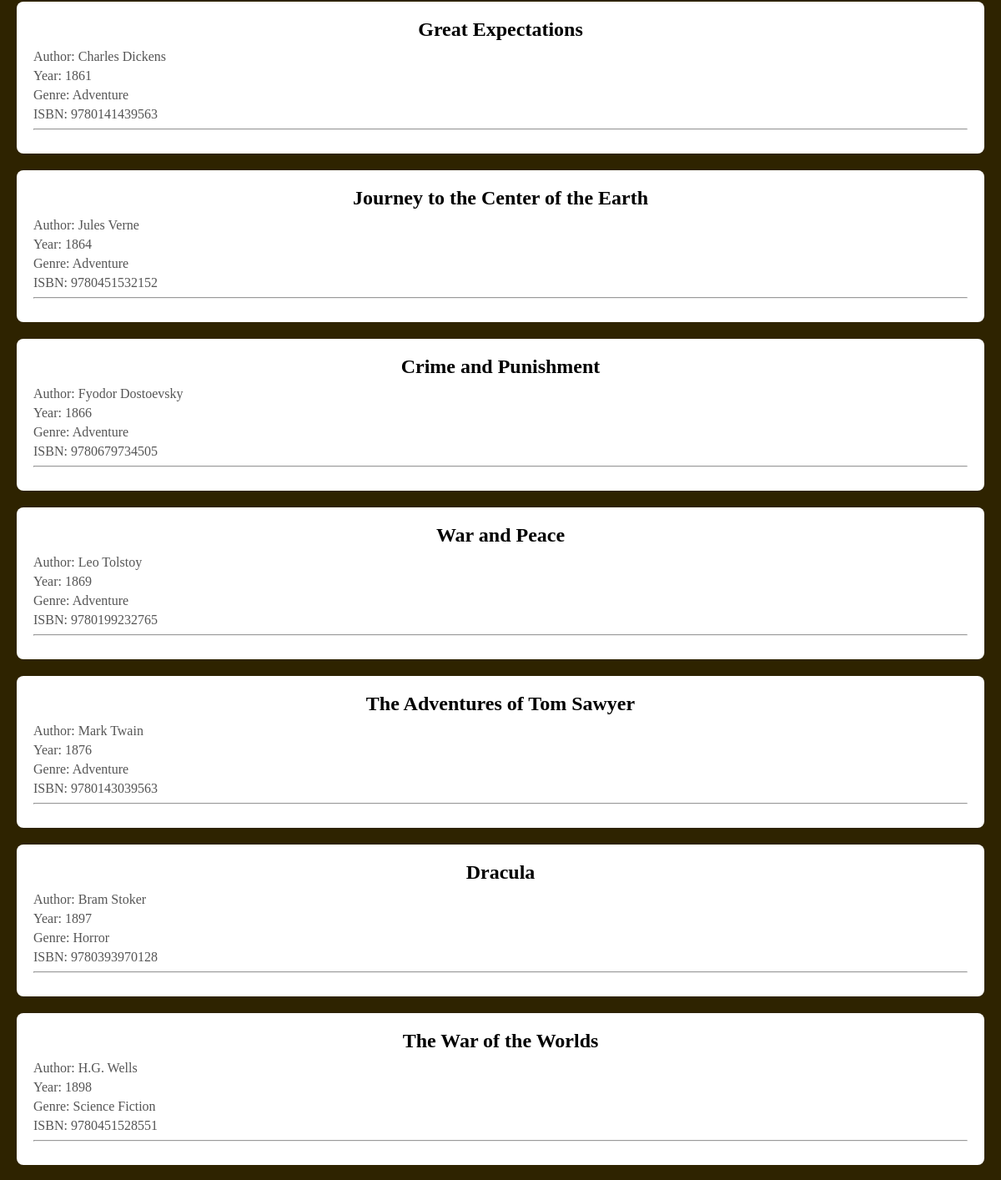
The page /library/ (middle part) on the database as committed earlier.
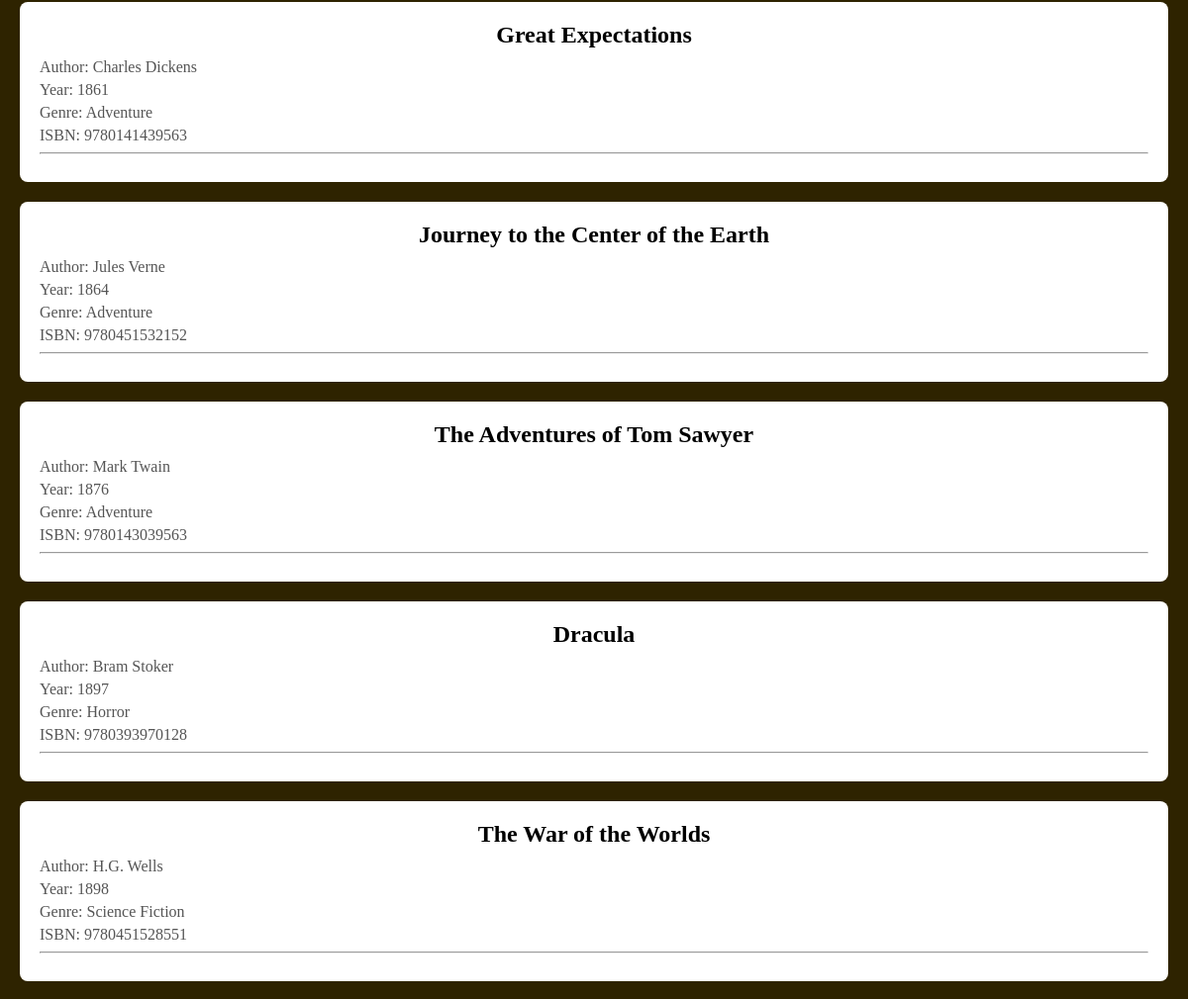
The same page on the database as committed later.
### library/models.py (models this page shows, shortened)
class Book(models.Model):
    title = models.CharField(max_length=100)
    author = models.ForeignKey('Author', on_delete=models.CASCADE, null=True)
    genre = models.ForeignKey('Genre', on_delete=models.CASCADE, null=True)
    published_year = models.IntegerField()
    ISBN = models.CharField(max_length=200)
    class Meta:
        ordering = ["published_year"]
        indexes = [models.Index(fields=["published_year"])]

class Author(models.Model):
    name = models.CharField(max_length=100, db_index=True)
    def __str__(self):
        return self.name

class Genre(models.Model):
    genre = models.CharField(max_length=100, db_index=True)
    def __str__(self):
        return self.genre

### library/views.py (the view)
# urls.py: path('', views.index, name='home'),
def index(request):
    context = {"title": "Library", 'books': Book.objects.all()}
    return render(request, 'library/index.html', context=context)

### library/templatetags/tags.py (called while the page is built)
@register.simple_tag()
def get_menu():
    return views.menu

### library/templates/library/index.html (shortened to what this page needs)
{%extends 'base.html'%}
{%block content%}
<ul>
{%for book in books%}
    <li>
        <h2><a href="{% url 'book_by_id' book.id %}">{{ book.title }}</a></h2>
        <p>Author: {{ book.author }}</p>
        <p>Year: {{ book.published_year }}</p>
        <p>Genre: {{ book.genre }}</p>
        <p>ISBN: {{ book.ISBN }}</p>
        {%if not forloop.last%}
        <hr>
        {%endif%}
    </li>
    {%endfor%}
</ul>
{%endblock%}

### templates/base.html (shortened to what this page needs)
{% load static %}
{% load tags %}
<!DOCTYPE html>
<html lang="en">
<head>
    <link type="text/css" rel="stylesheet" href="{% static 'library/css/index.css' %}">
</head>
<body>
{% get_menu as menu %}
{%block content%}
{%endblock%}
</body>
</html>

### library/static/library/css/index.css (style rules this page uses)
body { margin: 20px; background-color: #2E2300; }
h1, h2 { text-align: center; margin-bottom: 40px; color: white; }
ul { list-style-type: none; padding: 0px; }
li { background: #FFF; border-radius: 8px; margin-bottom: 20px; padding: 20px; transition: background; }
li h2 { margin: 0 0 10px; }
li a { text-decoration: none; color: #000; transition: color; }
li p { margin: 5px 0 5px; color: #555; }

Rows that differ between the two databases and show on the page:
removed Book: title "Crime and Punishment", author "Fyodor Dostoevsky", published_year "1866", genre "Adventure", ISBN "9780679734505"
removed Book: title "War and Peace", author "Leo Tolstoy", published_year "1869", genre "Adventure", ISBN "9780199232765"
